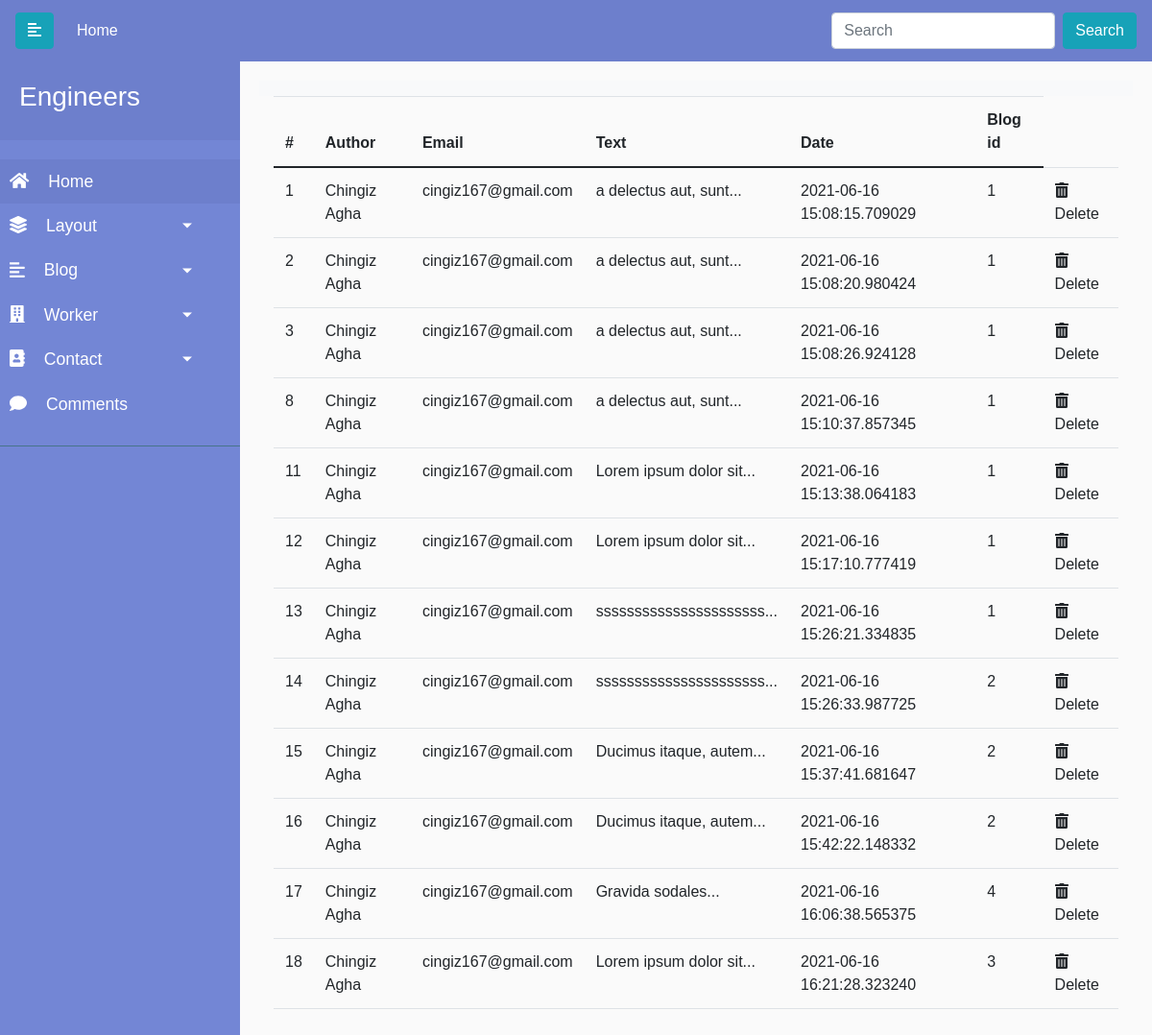
Before: /admin/comment with the older database file.
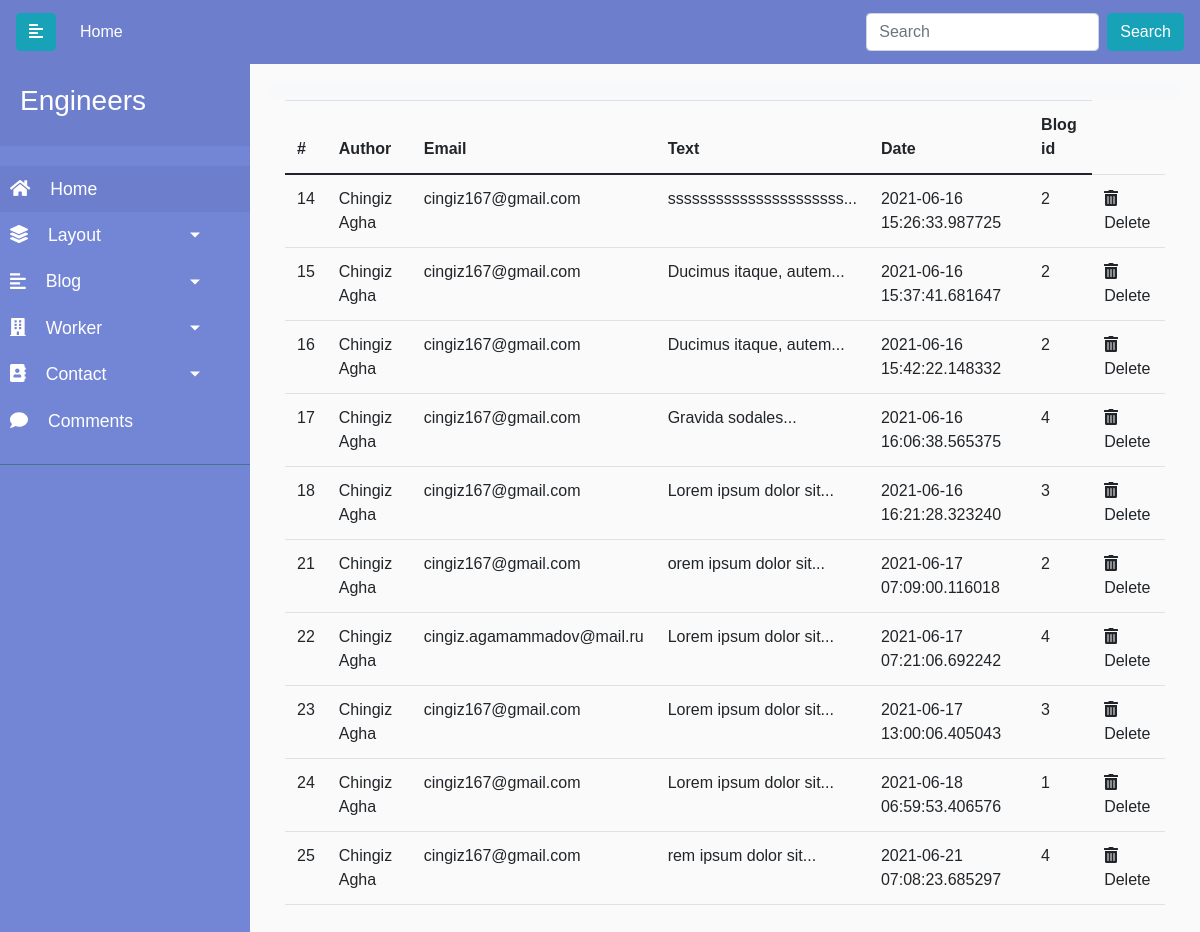
After: the same page with the newer database file.
### engineers/models.py (models this page shows)
class Comment(db.Model):
    id = db.Column(db.Integer, primary_key=True)
    author = db.Column(db.String(32), nullable=False)
    mail = db.Column(db.String(32), nullable=False)
    text = db.Column(db.String(140), nullable=False)
    timestamp = db.Column(db.DateTime(), default=datetime.utcnow, index=True)
    blog_id = db.Column(db.Integer, db.ForeignKey('blog.id'), nullable=False)

### engineers/controllers.py (the view)
@app.route('/admin/comment')
def comment_list():
    comment = Comment.query.all()
    return render_template('admin/comment.html', comment=comment)

### engineers/templates/admin/comment.html
{% extends 'admin/base.html' %}
{% block content %}
<div class="container">
    <div class="row ">
      <div class="col">
        <table class="table">
            <thead>
              <tr>
                <th scope="col">#</th>
                <th scope="col">Author</th>
                <th scope="col">Email</th>
                <th scope="col">Text</th>
                <th scope="col">Date</th>
                <th scope="col">Blog id</th>
              </tr>
            </thead>
            <tbody>
               {% for comment in comment %}
              <tr>
                <td>{{comment.id}}</td>
                <td>{{comment.author}}</td>
                <td>{{comment.mail}}</td>
                <td>{{comment.text | truncate(25)}}</td>
                <td>{{comment.timestamp}}</td>
                <td>{{comment.blog_id}}</td>
                <td><a href="{{url_for('comment_delete', id=comment.id)}}"  onclick="return confirm('Are You Sure To Delete ?')"><i class="fas fa-trash-alt"></i>Delete</a></td>             </tr>
              {% endfor %}
            </tbody>
          </table>
      </div>
    </div>
  </div>
</div>
{% endblock %}

Changed rows visible on the page:
removed Comment: id "1", author "Chingiz Agha", mail "cingiz167@gmail.com", text "a delectus aut, sunt...", timestamp "2021-06-16 15:08:15.709029", blog_id "1"
removed Comment: id "2", author "Chingiz Agha", mail "cingiz167@gmail.com", text "a delectus aut, sunt...", timestamp "2021-06-16 15:08:20.980424", blog_id "1"
removed Comment: id "3", author "Chingiz Agha", mail "cingiz167@gmail.com", text "a delectus aut, sunt...", timestamp "2021-06-16 15:08:26.924128", blog_id "1"
removed Comment: id "8", author "Chingiz Agha", mail "cingiz167@gmail.com", text "a delectus aut, sunt...", timestamp "2021-06-16 15:10:37.857345", blog_id "1"
removed Comment: id "11", author "Chingiz Agha", mail "cingiz167@gmail.com", text "Lorem ipsum dolor sit...", timestamp "2021-06-16 15:13:38.064183", blog_id "1"
removed Comment: id "12", author "Chingiz Agha", mail "cingiz167@gmail.com", text "Lorem ipsum dolor sit...", timestamp "2021-06-16 15:17:10.777419", blog_id "1"
removed Comment: id "13", author "Chingiz Agha", mail "cingiz167@gmail.com", text "ssssssssssssssssssssss...", timestamp "2021-06-16 15:26:21.334835", blog_id "1"
added Comment: id "21", author "Chingiz Agha", mail "cingiz167@gmail.com", text "orem ipsum dolor sit...", timestamp "2021-06-17 07:09:00.116018", blog_id "2"
added Comment: id "22", author "Chingiz Agha", mail "cingiz.agamammadov@mail.ru", text "Lorem ipsum dolor sit...", timestamp "2021-06-17 07:21:06.692242", blog_id "4"
added Comment: id "23", author "Chingiz Agha", mail "cingiz167@gmail.com", text "Lorem ipsum dolor sit...", timestamp "2021-06-17 13:00:06.405043", blog_id "3"
added Comment: id "24", author "Chingiz Agha", mail "cingiz167@gmail.com", text "Lorem ipsum dolor sit...", timestamp "2021-06-18 06:59:53.406576", blog_id "1"
added Comment: id "25", author "Chingiz Agha", mail "cingiz167@gmail.com", text "rem ipsum dolor sit...", timestamp "2021-06-21 07:08:23.685297", blog_id "4"
